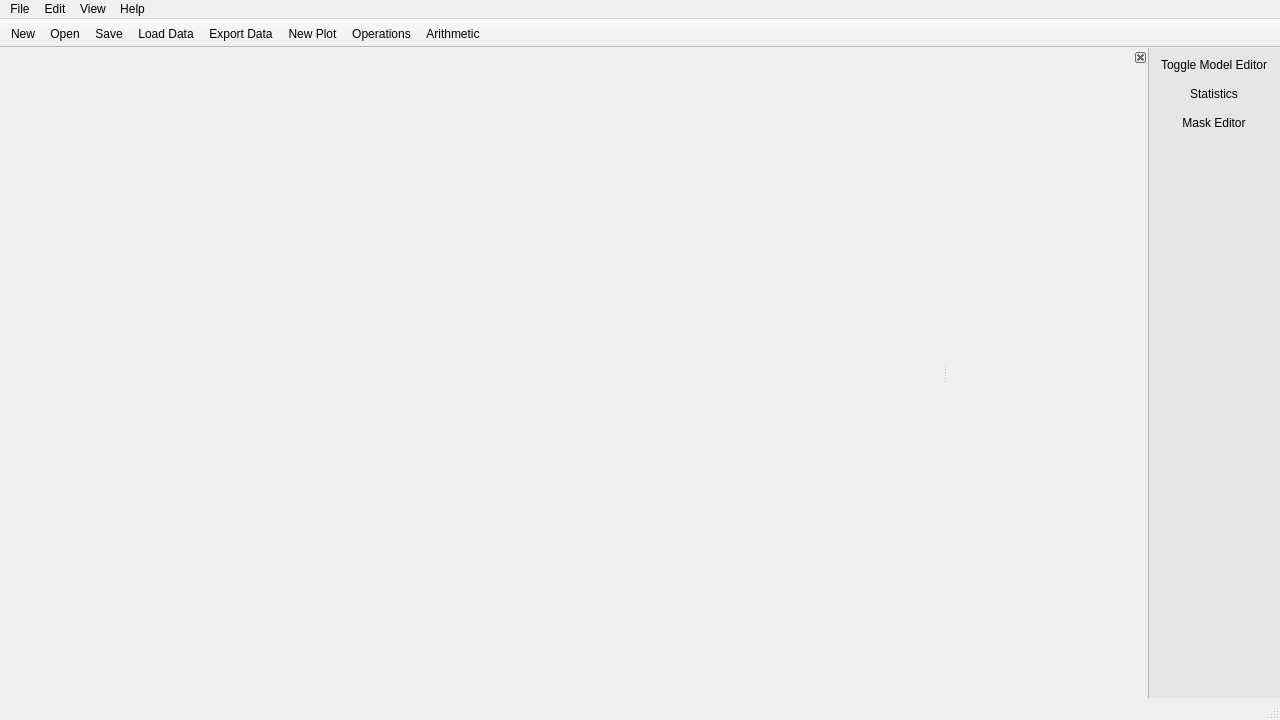
<?xml version="1.0" encoding="UTF-8"?>
<ui version="4.0">
 <class>MainWindow</class>
 <widget class="QMainWindow" name="MainWindow">
  <property name="geometry">
   <rect>
    <x>0</x>
    <y>0</y>
    <width>1280</width>
    <height>720</height>
   </rect>
  </property>
  <property name="windowTitle">
   <string>SpecViz</string>
  </property>
  <property name="unifiedTitleAndToolBarOnMac">
   <bool>false</bool>
  </property>
  <widget class="QWidget" name="centralwidget">
   <layout class="QHBoxLayout" name="horizontalLayout">
    <property name="leftMargin">
     <number>0</number>
    </property>
    <property name="topMargin">
     <number>0</number>
    </property>
    <property name="rightMargin">
     <number>0</number>
    </property>
    <property name="bottomMargin">
     <number>0</number>
    </property>
   </layout>
  </widget>
  <widget class="QMenuBar" name="menu_bar">
   <property name="geometry">
    <rect>
     <x>0</x>
     <y>0</y>
     <width>1280</width>
     <height>22</height>
    </rect>
   </property>
   <widget class="QMenu" name="menuFile">
    <property name="title">
     <string>File</string>
    </property>
   </widget>
   <widget class="QMenu" name="menuEdit">
    <property name="title">
     <string>Edit</string>
    </property>
   </widget>
   <widget class="QMenu" name="menuView">
    <property name="title">
     <string>View</string>
    </property>
   </widget>
   <widget class="QMenu" name="menuHelp">
    <property name="title">
     <string>Help</string>
    </property>
   </widget>
   <addaction name="menuFile"/>
   <addaction name="menuEdit"/>
   <addaction name="menuView"/>
   <addaction name="menuHelp"/>
  </widget>
  <widget class="QStatusBar" name="statusbar"/>
  <widget class="QToolBar" name="tool_bar">
   <property name="enabled">
    <bool>true</bool>
   </property>
   <property name="windowTitle">
    <string>toolBar</string>
   </property>
   <property name="styleSheet">
    <string notr="true"/>
   </property>
   <property name="movable">
    <bool>false</bool>
   </property>
   <property name="iconSize">
    <size>
     <width>24</width>
     <height>24</height>
    </size>
   </property>
   <property name="toolButtonStyle">
    <enum>Qt::ToolButtonTextUnderIcon</enum>
   </property>
   <property name="floatable">
    <bool>false</bool>
   </property>
   <attribute name="toolBarArea">
    <enum>TopToolBarArea</enum>
   </attribute>
   <attribute name="toolBarBreak">
    <bool>false</bool>
   </attribute>
   <addaction name="new_action"/>
   <addaction name="open_action"/>
   <addaction name="save_action"/>
   <addaction name="load_data_action"/>
   <addaction name="export_data_action"/>
   <addaction name="new_plot_action"/>
   <addaction name="operations_action"/>
   <addaction name="arithmetic_action"/>
  </widget>
  <widget class="QToolBar" name="plugin_tool_bar">
   <property name="windowTitle">
    <string>toolBar_2</string>
   </property>
   <property name="styleSheet">
    <string notr="true">QToolBar {
	background: rgb(230, 230, 230);
	border: none;
	border-left: 1px solid rgb(179, 179, 179);
	padding: 5px;
	spacing: 8px;
}</string>
   </property>
   <property name="movable">
    <bool>false</bool>
   </property>
   <property name="iconSize">
    <size>
     <width>24</width>
     <height>24</height>
    </size>
   </property>
   <property name="floatable">
    <bool>false</bool>
   </property>
   <attribute name="toolBarArea">
    <enum>RightToolBarArea</enum>
   </attribute>
   <attribute name="toolBarBreak">
    <bool>false</bool>
   </attribute>
   <addaction name="model_editor_toggle"/>
   <addaction name="statistics_toggle"/>
   <addaction name="mask_editor_toggle"/>
  </widget>
  <widget class="QDockWidget" name="plugin_dock">
   <property name="enabled">
    <bool>true</bool>
   </property>
   <property name="minimumSize">
    <size>
     <width>200</width>
     <height>38</height>
    </size>
   </property>
   <property name="features">
    <set>QDockWidget::DockWidgetClosable</set>
   </property>
   <property name="allowedAreas">
    <set>Qt::RightDockWidgetArea</set>
   </property>
   <attribute name="dockWidgetArea">
    <number>2</number>
   </attribute>
   <widget class="QWidget" name="dockWidgetContents"/>
  </widget>
  <action name="new_action">
   <property name="icon">
    <iconset resource="../resources.qrc">
     <normaloff>:/icons/015-new.svg</normaloff>:/icons/015-new.svg</iconset>
   </property>
   <property name="text">
    <string>New</string>
   </property>
   <property name="toolTip">
    <string>Create a new workspace</string>
   </property>
  </action>
  <action name="open_action">
   <property name="icon">
    <iconset resource="../resources.qrc">
     <normaloff>:/icons/folder.svg</normaloff>:/icons/folder.svg</iconset>
   </property>
   <property name="text">
    <string>Open</string>
   </property>
   <property name="toolTip">
    <string>Open a previously saved workspace</string>
   </property>
  </action>
  <action name="save_action">
   <property name="icon">
    <iconset resource="../resources.qrc">
     <normaloff>:/icons/014-save.svg</normaloff>:/icons/014-save.svg</iconset>
   </property>
   <property name="text">
    <string>Save</string>
   </property>
   <property name="toolTip">
    <string>Save current workspace</string>
   </property>
  </action>
  <action name="model_editor_toggle">
   <property name="checkable">
    <bool>true</bool>
   </property>
   <property name="icon">
    <iconset resource="../resources.qrc">
     <normaloff>:/icons/012-file.svg</normaloff>:/icons/012-file.svg</iconset>
   </property>
   <property name="text">
    <string>Toggle Model Editor</string>
   </property>
   <property name="toolTip">
    <string>Show/hide the model editor interface</string>
   </property>
  </action>
  <action name="load_data_action">
   <property name="icon">
    <iconset resource="../resources.qrc">
     <normaloff>:/icons/folder-2.svg</normaloff>:/icons/folder-2.svg</iconset>
   </property>
   <property name="text">
    <string>Load Data</string>
   </property>
   <property name="toolTip">
    <string>Load a data set into the current workspace</string>
   </property>
  </action>
  <action name="export_data_action">
   <property name="icon">
    <iconset resource="../resources.qrc">
     <normaloff>:/icons/inbox.svg</normaloff>:/icons/inbox.svg</iconset>
   </property>
   <property name="text">
    <string>Export Data</string>
   </property>
   <property name="toolTip">
    <string>Export selected data from workspace</string>
   </property>
  </action>
  <action name="new_plot_action">
   <property name="icon">
    <iconset resource="../resources.qrc">
     <normaloff>:/icons/048-line-chart.svg</normaloff>:/icons/048-line-chart.svg</iconset>
   </property>
   <property name="text">
    <string>New Plot</string>
   </property>
   <property name="toolTip">
    <string>Create a new plot in the workspace</string>
   </property>
  </action>
  <action name="operations_action">
   <property name="icon">
    <iconset resource="../resources.qrc">
     <normaloff>:/icons/005-stats.svg</normaloff>:/icons/005-stats.svg</iconset>
   </property>
   <property name="text">
    <string>Operations</string>
   </property>
   <property name="toolTip">
    <string>Operations to be applied to data</string>
   </property>
  </action>
  <action name="arithmetic_action">
   <property name="icon">
    <iconset resource="../resources.qrc">
     <normaloff>:/icons/014-calculator.svg</normaloff>:/icons/014-calculator.svg</iconset>
   </property>
   <property name="text">
    <string>Arithmetic</string>
   </property>
   <property name="toolTip">
    <string>Perform arithmetic between data</string>
   </property>
  </action>
  <action name="statistics_toggle">
   <property name="checkable">
    <bool>true</bool>
   </property>
   <property name="icon">
    <iconset resource="../resources.qrc">
     <normaloff>:/icons/015-compass-1.svg</normaloff>:/icons/015-compass-1.svg</iconset>
   </property>
   <property name="text">
    <string>Statistics</string>
   </property>
   <property name="toolTip">
    <string>Show/hide the data statistics</string>
   </property>
  </action>
  <action name="mask_editor_toggle">
   <property name="checkable">
    <bool>true</bool>
   </property>
   <property name="icon">
    <iconset resource="../resources.qrc">
     <normaloff>:/icons/050-mask.svg</normaloff>:/icons/050-mask.svg</iconset>
   </property>
   <property name="text">
    <string>Mask Editor</string>
   </property>
   <property name="toolTip">
    <string>Show/hide the mask editor</string>
   </property>
  </action>
 </widget>
 <resources>
  <include location="../resources.qrc"/>
 </resources>
 <connections/>
</ui>
